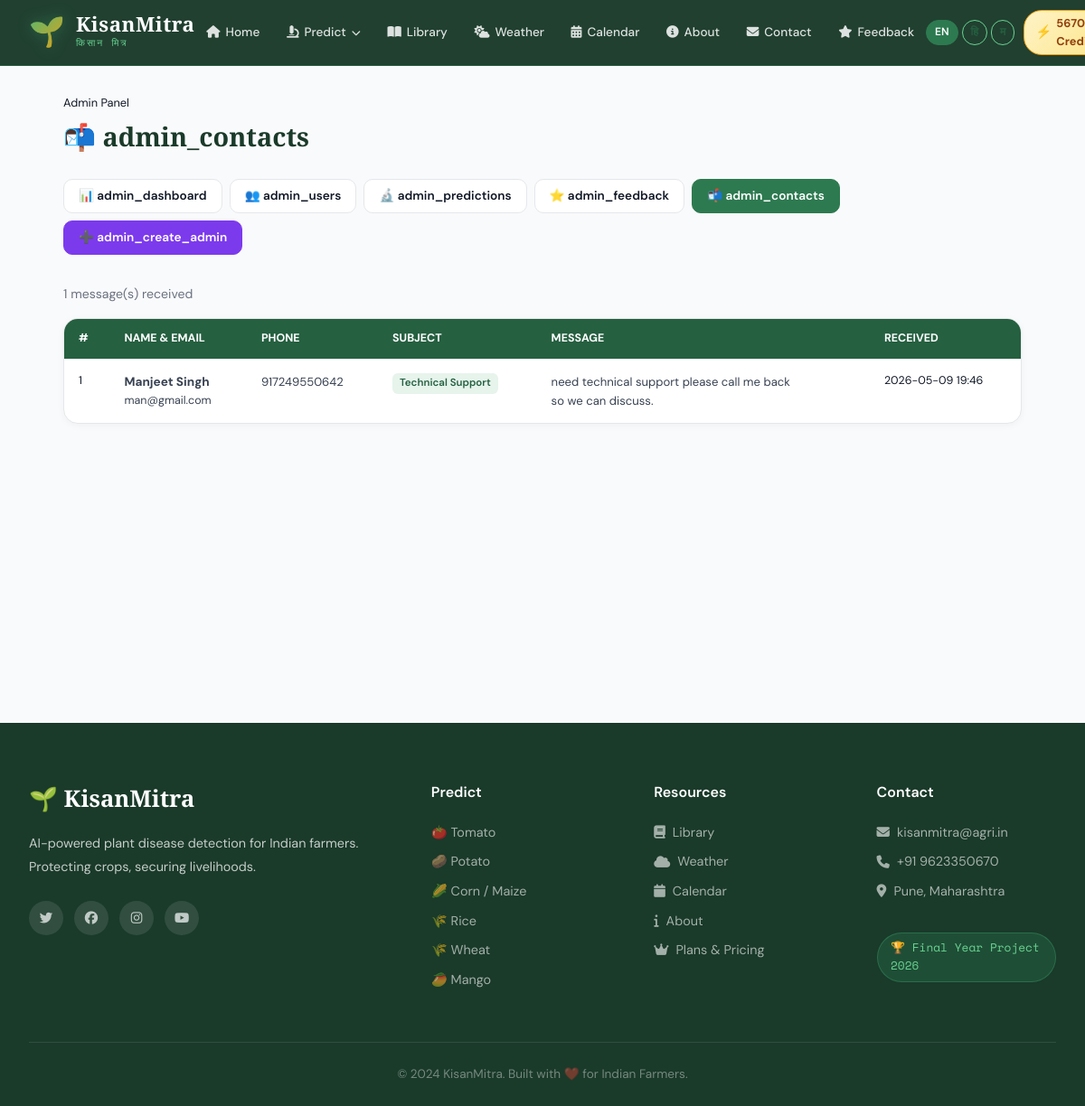
The page /admin/contacts (signed in) on the database its author committed.
### tables this page shows
CREATE TABLE users (
            id INTEGER PRIMARY KEY AUTOINCREMENT,
            name TEXT NOT NULL,
            email TEXT NOT NULL UNIQUE,
            password_hash TEXT NOT NULL,
            credits INTEGER DEFAULT 200,
            plan TEXT DEFAULT 'free',
            created_at TIMESTAMP DEFAULT CURRENT_TIMESTAMP
        , is_admin INTEGER DEFAULT 0, profile_photo TEXT DEFAULT NULL);

CREATE TABLE contact (
            id INTEGER PRIMARY KEY AUTOINCREMENT,
            name TEXT NOT NULL,
            email TEXT NOT NULL,
            phone TEXT,
            subject TEXT,
            message TEXT NOT NULL,
            created_at TIMESTAMP DEFAULT CURRENT_TIMESTAMP
        );

### app.py (the view)
@app.route('/admin/contacts')
def admin_contacts():
    user = get_current_user()
    if not require_admin(user):
        flash(t('admin_no_access'), 'error')
        return redirect(url_for('home'))
    db = get_db()
    contacts = db.execute('SELECT * FROM contact ORDER BY created_at DESC').fetchall()
    db.close()
    return render_template('admin_contacts.html', user=user, contacts=contacts)

### app.py (called while the page is built)
def get_db():
    db = sqlite3.connect('kisanmitra.db')
    db.row_factory = sqlite3.Row
    return db

def is_admin_user(user):
    if not user:
        return False
    try:
        return bool(user['is_admin'])
    except Exception:
        return False

def require_admin(user):
    return is_admin_user(user)

def get_current_user():
    if 'user_id' not in session:
        return None
    db = get_db()
    user = db.execute('SELECT * FROM users WHERE id=?', (session['user_id'],)).fetchone()
    db.close()
    return user

def get_lang():
    return session.get('lang', 'en')

def t(key):
    lang = get_lang()
    return TRANSLATIONS.get(lang, TRANSLATIONS['en']).get(key, TRANSLATIONS['en'].get(key, key))

### templates/admin_contacts.html (shortened to what this page needs)
{% extends "base.html" %}
{% block content %}
<div class="admin-page">
    <div style="margin-bottom:1.5rem">
        <p style="margin:0;font-size:.8rem;color:var(--gray-400)">Admin Panel</p>
        <h1 style="font-size:1.8rem;font-family:var(--font-display);color:var(--green-900);margin:.2rem 0 0">📬 {{ t('admin_contacts') }}</h1>
    </div>
    <div class="admin-nav">
        <a href="/admin">📊 {{ t('admin_dashboard') }}</a>
        <a href="/admin/users">👥 {{ t('admin_users') }}</a>
        <a href="/admin/predictions">🔬 {{ t('admin_predictions') }}</a>
        <a href="/admin/feedback">⭐ {{ t('admin_feedback') }}</a>
        <a href="/admin/contacts" class="active">📬 {{ t('admin_contacts') }}</a>
        <a href="/admin/create-admin" style="background:#7c3aed;color:white;border-color:#7c3aed">➕ {{ t('admin_create_admin') }}</a>
    </div>
    {% if contacts %}
    <div style="font-size:.88rem;color:var(--gray-500);margin-bottom:1rem">{{ contacts|length }} message(s) received</div>
    <div class="contacts-table-wrap">
        <table class="contacts-table">
            <thead>
                <tr>
                    <th>#</th>
                    <th>Name &amp; Email</th>
                    <th>Phone</th>
                    <th>Subject</th>
                    <th>Message</th>
                    <th>Received</th>
                </tr>
            </thead>
            <tbody>
                {% for c in contacts %}
                <tr>
                    <td style="color:var(--gray-400);font-size:.78rem">{{ c.id }}</td>
                    <td>
                        <div style="font-weight:700">{{ c.name }}</div>
                        <div style="color:var(--gray-400);font-size:.78rem">{{ c.email }}</div>
                    </td>
                    <td style="font-size:.82rem">{{ c.phone or '—' }}</td>
                    <td><span class="subj-badge">{{ c.subject or 'General' }}</span></td>
                    <td><div class="msg-preview">{{ c.message }}</div></td>
                    <td style="font-size:.78rem;color:var(--gray-400);white-space:nowrap">{{ c.created_at[:16] if c.created_at else '—' }}</td>
                </tr>
                {% endfor %}
            </tbody>
        </table>
    </div>
    {% else %}
    <div class="empty-state">
        <div style="font-size:3rem;margin-bottom:1rem">📬</div>
        <p>No contact messages yet.</p>
    </div>
    {% endif %}
</div>
{% endblock %}

### templates/base.html (shortened to what this page needs)
<!DOCTYPE html>
<html lang="{{ get_lang() }}">
<head>
    <link rel="stylesheet" href="https://cdnjs.cloudflare.com/ajax/libs/font-awesome/6.5.0/css/all.min.css">
    <link rel="stylesheet" href="{{ url_for('static', filename='css/style.css') }}">
</head>
<body>
    <nav class="navbar" id="mainNav">
        <div class="nav-container">
            <a href="/" class="nav-brand">
                <div class="brand-icon">🌱</div>
                <div class="brand-text">
                    <span class="brand-name">KisanMitra</span>
                    <span class="brand-tagline">किसान मित्र</span>
                </div>
            </a>
            <ul class="nav-links" id="navLinks">
                <li><a href="/" class="nav-link {% if request.endpoint == 'home' %}active{% endif %}"><i class="fas fa-home"></i> {{ t('nav_home') }}</a></li>
                <li class="has-dropdown">
                    <a href="/predict" class="nav-link {% if 'predict' in request.endpoint %}active{% endif %}"><i class="fas fa-microscope"></i> {{ t('nav_predict') }} </a>
                </li>
                <li><a href="/disease-library" class="nav-link {% if request.endpoint == 'disease_library' %}active{% endif %}"><i class="fas fa-book-open"></i> {{ t('nav_library') }}</a></li>
                <li><a href="/weather" class="nav-link {% if request.endpoint == 'weather' %}active{% endif %}"><i class="fas fa-cloud-sun"></i> {{ t('nav_weather') }}</a></li>
                <li><a href="/crop-calendar" class="nav-link {% if request.endpoint == 'crop_calendar' %}active{% endif %}"><i class="fas fa-calendar-alt"></i> {{ t('nav_calendar') }}</a></li>
                <li><a href="/about" class="nav-link {% if request.endpoint == 'about' %}active{% endif %}"><i class="fas fa-info-circle"></i> {{ t('nav_about') }}</a></li>
                <li><a href="/contact" class="nav-link {% if request.endpoint == 'contact' %}active{% endif %}"><i class="fas fa-envelope"></i> {{ t('nav_contact') }}</a></li>
                <li><a href="/feedback" class="nav-link {% if request.endpoint == 'feedback' %}active{% endif %}"><i class="fas fa-star"></i> {{ t('nav_feedback') }}</a></li>
            </ul>
            <div class="nav-right-group">
                <div class="lang-switcher">
                    <a href="/set-lang/en" class="lang-btn {% if get_lang()=='en' %}active{% endif %}">EN</a>
                    <a href="/set-lang/hi" class="lang-btn {% if get_lang()=='hi' %}active{% endif %}">हि</a>
                    <a href="/set-lang/mr" class="lang-btn {% if get_lang()=='mr' %}active{% endif %}">म</a>
                </div>
                {% if user %}
                    {% set pct = (user.credits / 200 * 100)|int %}
                    <a href="/profile" class="credits-badge {% if user.credits < 25 %}low{% endif %}" title="{{ t('credits_remaining') }}">
                        <span class="credit-icon">⚡</span>
                        {{ user.credits }} {{ t('credits_label') }}
                    </a>
                {% else %}
                    <div class="nav-auth">
                        <a href="/login" class="btn-login">{{ t('nav_login') }}</a>
                        <a href="/signup" class="btn-signup-nav">{{ t('nav_signup') }}</a>
                    </div>
                {% endif %}
            </div>
        </div>
    </nav>
    <main class="main-content">
        {% block content %}{% endblock %}
    </main>
    <footer class="footer">
        <div class="footer-container">
            <div class="footer-grid">
                <div class="footer-brand">
                    <div class="footer-logo">🌱 KisanMitra</div>
                    <p>AI-powered plant disease detection for Indian farmers. Protecting crops, securing livelihoods.</p>
                    <div class="social-links">
                        <a href="#"><i class="fab fa-twitter"></i></a>
                        <a href="#"><i class="fab fa-facebook"></i></a>
                        <a href="#"><i class="fab fa-instagram"></i></a>
                        <a href="#"><i class="fab fa-youtube"></i></a>
                    </div>
                </div>
                <div class="footer-col">
                    <h4>{{ t('nav_predict') }}</h4>
                    <ul>
                        <li><a href="/predict/tomato">🍅 Tomato</a></li>
                        <li><a href="/predict/potato">🥔 Potato</a></li>
                        <li><a href="/predict/corn">🌽 Corn / Maize</a></li>
                        <li><a href="/predict/rice">🌾 Rice</a></li>
                        <li><a href="/predict/wheat">🌾 Wheat</a></li>
                        <li><a href="/predict/mango">🥭 Mango</a></li>
                    </ul>
                </div>
                <div class="footer-col">
                    <h4>Resources</h4>
                    <ul>
                        <li><a href="/disease-library"><i class="fas fa-book"></i> {{ t('nav_library') }}</a></li>
                        <li><a href="/weather"><i class="fas fa-cloud"></i> {{ t('nav_weather') }}</a></li>
                        <li><a href="/crop-calendar"><i class="fas fa-calendar"></i> {{ t('nav_calendar') }}</a></li>
                        <li><a href="/about"><i class="fas fa-info"></i> {{ t('nav_about') }}</a></li>
                        <li><a href="/plans"><i class="fas fa-crown"></i> Plans & Pricing</a></li>
                    </ul>
                </div>
                <div class="footer-col">
                    <h4>{{ t('nav_contact') }}</h4>
                    <ul>
                        <li><i class="fas fa-envelope"></i> kisanmitra@agri.in</li>
                        <li><i class="fas fa-phone"></i> +91 9623350670</li>
                        <li><i class="fas fa-map-marker-alt"></i> Pune, Maharashtra</li>
                    </ul>
                    <div class="footer-badge"><span>🏆 Final Year Project 2026</span></div>
                </div>
            </div>
            <div class="footer-bottom">
                <p>© 2024 KisanMitra. Built with ❤️ for Indian Farmers.</p>
            </div>
        </div>
    </footer>
</body>
</html>

### static/css/style.css (style rules this page uses)
:root { --green-900: #1a3a2a; --green-800: #1e4d35; --green-700: #256040; --green-600: #2d7a50; --green-500: #38a169; --green-400: #48bb78; --green-300: #68d391; --green-100: #e6f4ec; --green-50: #f0faf4; --amber-500: #d97706; --amber-400: #f59e0b; --amber-300: #fcd34d; --amber-100: #fef3c7; --red-600: #dc2626; --red-500: #ef4444; --red-100: #fee2e2; --earth-900: #1c1008; --earth-800: #2d1f0e; --earth-700: #4a3520; --white: #ffffff; --gray-50: #f9fafb; --gray-100: #f3f4f6; --gray-200: #e5e7eb; --gray-300: #d1d5db; --gray-500: #6b7280; --gray-700: #374151; --gray-900: #111827; --shadow-sm: 0 1px 3px rgba(0,0,0,.1); --shadow-md: 0 4px 16px rgba(0,0,0,.12); --shadow-lg: 0 10px 40px rgba(0,0,0,.15); --shadow-xl: 0 20px 60px rgba(0,0,0,.2); --radius-sm: 6px; --radius-md: 12px; --radius-lg: 20px; --radius-xl: 32px; --font-display: 'Playfair Display', serif; --font-body: 'DM Sans', sans-serif; --font-mono: 'Space Mono', monospace; }
*, *::before, *::after { box-sizing: border-box; margin: 0; padding: 0; }
html { scroll-behavior: smooth; }
body { font-family: var(--font-body); background: var(--gray-50); color: var(--gray-900); line-height: 1.6; }
.navbar { position: fixed; top: 0; left: 0; right: 0; z-index: 1000; background: rgba(26, 58, 42, 0.97); backdrop-filter: blur(16px); border-bottom: 1px solid rgba(56,161,105,.3); transition: all .3s ease; }
.nav-container { max-width: 1400px; margin: 0 auto; padding: 0 2rem; display: flex; align-items: center; justify-content: space-between; height: 72px; }
.nav-brand { display: flex; align-items: center; gap: 12px; text-decoration: none; }
.brand-icon { font-size: 2rem; background: linear-gradient(135deg, var(--green-400), var(--amber-400)); -webkit-background-clip: text; -webkit-text-fill-color: transparent; filter: drop-shadow(0 0 8px rgba(56,161,105,.4)); }
.brand-text { display: flex; flex-direction: column; }
.brand-name { font-family: var(--font-display); font-size: 1.4rem; font-weight: 900; color: var(--white); letter-spacing: .5px; line-height: 1; }
.brand-tagline { font-size: .65rem; color: var(--green-300); letter-spacing: 2px; font-family: var(--font-mono); }
.nav-links { display: flex; align-items: center; gap: .25rem; list-style: none; }
.nav-links li { position: relative; }
.nav-link { display: flex; align-items: center; gap: 6px; color: rgba(255,255,255,.85); text-decoration: none; padding: .5rem .8rem; border-radius: var(--radius-sm); font-size: .85rem; font-weight: 500; transition: all .2s; white-space: nowrap; }
.main-content { padding-top: 72px; min-height: 100vh; }
.footer { background: var(--green-900); color: rgba(255,255,255,.75); padding-top: 4rem; }
.footer-container { max-width: 1200px; margin: 0 auto; padding: 0 2rem; }
.footer-grid { display: grid; grid-template-columns: 2fr 1fr 1fr 1fr; gap: 3rem; margin-bottom: 3rem; }
.footer-logo { font-family: var(--font-display); font-size: 1.6rem; font-weight: 900; color: var(--white); margin-bottom: 1rem; }
.footer-brand p { font-size: .9rem; line-height: 1.8; margin-bottom: 1.5rem; }
.social-links { display: flex; gap: .75rem; }
.social-links a { width: 38px; height: 38px; border-radius: 50%; background: rgba(255,255,255,.1); color: rgba(255,255,255,.7); display: flex; align-items: center; justify-content: center; font-size: .9rem; transition: all .2s; text-decoration: none; }
.footer-col h4 { color: var(--white); font-size: 1rem; margin-bottom: 1.25rem; font-weight: 600; }
.footer-col ul { list-style: none; }
.footer-col ul li { margin-bottom: .6rem; font-size: .9rem; }
.footer-col ul li a, .footer-col ul li { color: rgba(255,255,255,.6); text-decoration: none; transition: color .2s; display: flex; align-items: center; gap: .5rem; }
.footer-badge { display: inline-block; margin-top: 1.5rem; background: rgba(56,161,105,.2); border: 1px solid rgba(56,161,105,.4); color: var(--green-300); padding: .4rem .9rem; border-radius: 50px; font-size: .8rem; font-family: var(--font-mono); }
.footer-bottom { border-top: 1px solid rgba(255,255,255,.1); padding: 1.5rem 0; text-align: center; font-size: .85rem; color: rgba(255,255,255,.4); }

### rows shown on the page
users: credits "5670"
contact: id "1", name "Manjeet Singh", email "man@gmail.com", phone "917249550642", subject "Technical Support", message "need technical support please call me back so we can discuss.", created_at "2026-05-09 19:46"

### other values the page prints
{{ t('nav_home') }} "Home"
{{ t('nav_predict') }} "Predict"
{{ t('nav_library') }} "Library"
{{ t('nav_weather') }} "Weather"
{{ t('nav_calendar') }} "Calendar"
{{ t('nav_about') }} "About"
{{ t('nav_contact') }} "Contact"
{{ t('nav_feedback') }} "Feedback"
{{ t('admin_contacts') }} "admin_contacts"
{{ t('admin_dashboard') }} "admin_dashboard"
{{ t('admin_users') }} "admin_users"
{{ t('admin_predictions') }} "admin_predictions"
{{ t('admin_feedback') }} "admin_feedback"
{{ t('admin_create_admin') }} "admin_create_admin"
{{ contacts|length }} "1"
